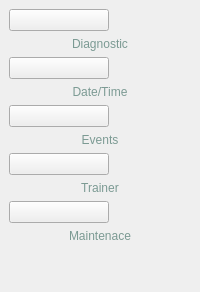
        <widget class="QStackedWidget" name="stackedWidget_system_2">
         <property name="styleSheet">
          <string notr="true"/>
         </property>
         <widget class="QWidget" name="page_23">
          <layout class="QVBoxLayout" name="verticalLayout_19">
           <item>
            <widget class="QPushButton" name="bt_system_diagnostic">
             <property name="sizePolicy">
              <sizepolicy hsizetype="Minimum" vsizetype="Expanding">
               <horstretch>0</horstretch>
               <verstretch>0</verstretch>
              </sizepolicy>
             </property>
             <property name="maximumSize">
              <size>
               <width>100</width>
               <height>100</height>
              </size>
             </property>
             <property name="text">
              <string/>
             </property>
            </widget>
           </item>
           <item>
            <widget class="QLabel" name="label_85">
             <property name="sizePolicy">
              <sizepolicy hsizetype="Preferred" vsizetype="Preferred">
               <horstretch>0</horstretch>
               <verstretch>0</verstretch>
              </sizepolicy>
             </property>
             <property name="styleSheet">
              <string notr="true">color: rgb(123, 154, 147);
</string>
             </property>
             <property name="text">
              <string>Diagnostic</string>
             </property>
             <property name="alignment">
              <set>Qt::AlignCenter</set>
             </property>
            </widget>
           </item>
           <item>
            <widget class="QPushButton" name="bt_system_datetime">
             <property name="sizePolicy">
              <sizepolicy hsizetype="Minimum" vsizetype="Expanding">
               <horstretch>0</horstretch>
               <verstretch>0</verstretch>
              </sizepolicy>
             </property>
             <property name="maximumSize">
              <size>
               <width>100</width>
               <height>16777215</height>
              </size>
             </property>
             <property name="text">
              <string/>
             </property>
            </widget>
           </item>
           <item>
            <widget class="QLabel" name="label_89">
             <property name="styleSheet">
              <string notr="true">color: rgb(123, 154, 147);</string>
             </property>
             <property name="text">
              <string>Date/Time</string>
             </property>
             <property name="alignment">
              <set>Qt::AlignCenter</set>
             </property>
            </widget>
           </item>
           <item>
            <widget class="QPushButton" name="bt_system_events">
             <property name="sizePolicy">
              <sizepolicy hsizetype="Minimum" vsizetype="Expanding">
               <horstretch>0</horstretch>
               <verstretch>0</verstretch>
              </sizepolicy>
             </property>
             <property name="maximumSize">
              <size>
               <width>100</width>
               <height>16777215</height>
              </size>
             </property>
             <property name="text">
              <string/>
             </property>
            </widget>
           </item>
           <item>
            <widget class="QLabel" name="label_88">
             <property name="styleSheet">
              <string notr="true">color: rgb(123, 154, 147);</string>
             </property>
             <property name="text">
              <string>Events</string>
             </property>
             <property name="alignment">
              <set>Qt::AlignCenter</set>
             </property>
            </widget>
           </item>
           <item>
            <widget class="QPushButton" name="bt_system_trainer">
             <property name="sizePolicy">
              <sizepolicy hsizetype="Minimum" vsizetype="Expanding">
               <horstretch>0</horstretch>
               <verstretch>0</verstretch>
              </sizepolicy>
             </property>
             <property name="maximumSize">
              <size>
               <width>100</width>
               <height>16777215</height>
              </size>
             </property>
             <property name="text">
              <string/>
             </property>
            </widget>
           </item>
           <item>
            <widget class="QLabel" name="label_87">
             <property name="styleSheet">
              <string notr="true">color: rgb(123, 154, 147);</string>
             </property>
             <property name="text">
              <string>Trainer</string>
             </property>
             <property name="alignment">
              <set>Qt::AlignCenter</set>
             </property>
            </widget>
           </item>
           <item>
            <widget class="QPushButton" name="bt_system_maintence">
             <property name="sizePolicy">
              <sizepolicy hsizetype="Minimum" vsizetype="Expanding">
               <horstretch>0</horstretch>
               <verstretch>0</verstretch>
              </sizepolicy>
             </property>
             <property name="maximumSize">
              <size>
               <width>100</width>
               <height>16777215</height>
              </size>
             </property>
             <property name="text">
              <string/>
             </property>
            </widget>
           </item>
           <item>
            <widget class="QLabel" name="label_86">
             <property name="styleSheet">
              <string notr="true">color: rgb(123, 154, 147);</string>
             </property>
             <property name="text">
              <string>Maintenace</string>
             </property>
             <property name="alignment">
              <set>Qt::AlignCenter</set>
             </property>
            </widget>
           </item>
           <item>
            <spacer name="verticalSpacer_12">
             <property name="orientation">
              <enum>Qt::Vertical</enum>
             </property>
             <property name="sizeHint" stdset="0">
              <size>
               <width>20</width>
               <height>40</height>
              </size>
             </property>
            </spacer>
           </item>
          </layout>
         </widget>
        </widget>
